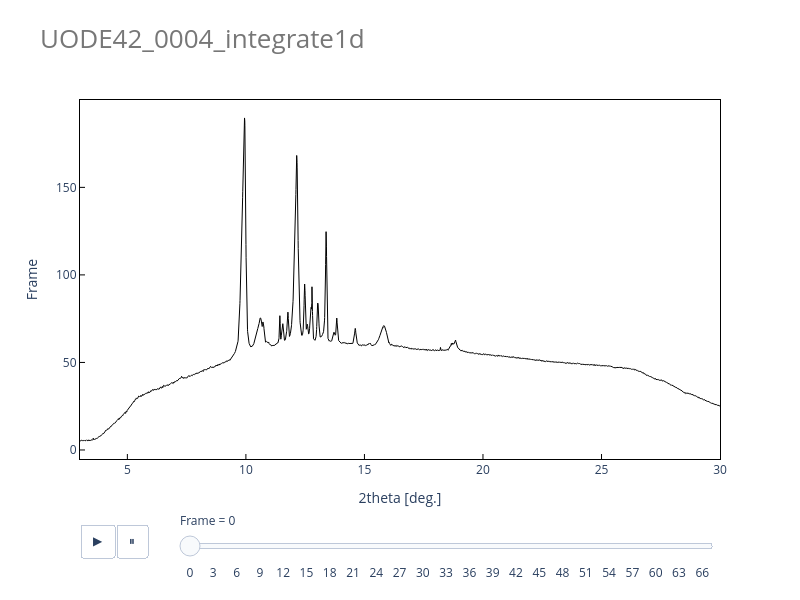

The code cell stored with this chart in its notebook:
### Markdown cell above
結果を確認する

### Code cell
# ファイルを読み込んで、plotlyで出力する
def get_data(hdf: Union[str, list[str]],
             ) -> tuple[np.ndarray, np.ndarray]:
    
    print("="*70)
    print("hdf:")
    print(json.dumps(hdf) if type(hdf) == list else hdf)
    print("="*70)

    # データ読み込み
    ity = []
    if type(hdf) == str:
        with h5py.File(hdf, mode = "r") as f:
            tth = np.array(f["rad"][()]) # type: ignore
            for i in range(len(list(f["integrated"].keys()))): # type: ignore
                ity.append(f["integrated/frame = {}".format(i)][()]) # type: ignore
    elif type(hdf) == list:
        for file in hdf:
            with h5py.File(file, mode = "r") as f:
                tth = np.array(f["rad"][()]) # type: ignore
                for i in range(len(list(f["integrated"].keys()))): # type: ignore
                    ity.append(f["integrated/frame = {}".format(i)][()]) # type: ignore
            print(os.path.basename(file) + ": {} frames".format(len(ity)))
    ity = np.vstack(ity)

    # figure作成
    if True:

        # インスタント化
        fig = go.Figure()

        # 一枚目作成
        raw_anim = go.Scatter(
            x = tth,
            y = ity[0],
            mode = "lines",
            line = dict(
                color = "#000000",
                width = 1,
            )
        )
        fig.add_trace(raw_anim)

        # アニメーションフレームを作成
        frame_list = [
            go.Frame(
                data = [
                    go.Scatter(
                        y = ity[k]
                    )
                ],
                name = str(k),
            ) for k in range(ity.shape[0])
        ]
        fig.frames = frame_list

        # フレーム変更用のボタンとスライダー
        updatemenus_frame = dict(
            type='buttons',
            direction = 'left', # 横並びの場合 'left', 縦並びの場合 'down'
            showactive=False,
            active = -1,
            y=0,
            x=0,
            xanchor='left',
            yanchor='top',
            pad=dict(t=65, r=0),
            buttons=[
                dict(
                    label='▶︎',
                    method='animate',
                    args=[
                        None,
                        dict(
                            frame=dict(
                                duration=200,
                                redraw=True
                            ),
                            fromcurrent=True,
                            mode='immediate',
                            transition=dict(duration=0)
                        )
                    ]
                ),
                dict(
                    label='⏸',
                    method='animate',
                    args=[
                        [None],
                        dict(
                            frame=dict(
                                duration=0,
                                redraw=False
                            ),
                            mode='immediate',
                            transition=dict(duration=0)
                        )
                    ]
                )
            ],
            visible = True
        )
        slider = dict(
            steps=[dict(
                method='animate',
                args=[
                    [str(k)],
                    dict(
                        mode='immediate',
                        frame=dict(
                            duration=0,
                            redraw=True
                            ),
                        transition=dict(
                            duration=0
                        )
                    )
                ],
                label=str(k),
            ) for k in range(ity.shape[0])],
            ticklen = 0,
            minorticklen = 0,
            active=0,
            y=0,
            x=0, # スライダーの開始位置
            len=1, # スライダーの長さ
            xanchor='left',
            yanchor='top',
            pad=dict(
                b=10,
                t=50,
                l=100
            ),
            currentvalue=dict(
                prefix='Frame = ',
                visible=True,
                xanchor='left'
            ),
            visible = True,
        )

        fig.update_layout(
            title = dict(
                text = os.path.splitext(os.path.basename(hdf))[0] if type(hdf) == str else None,
                font = dict(
                    size = 26,
                    color = "#777777"
                ),
                x = 0.05,
                y = 0.95,
                xanchor = "left",
                yanchor = "top",
            ),
            xaxis = {
                'title': "2theta [deg.]",
                "linecolor": "#000000",
                "linewidth": 1,
                'ticks': "inside",
                "tickcolor": "#000000",
                "tickwidth": 1,
                "ticklen": 5,
                'mirror': True,
            },
            yaxis = {
                'title': "Frame",
                "linecolor": "#000000",
                "linewidth": 1,
                'ticks': "inside",
                "tickcolor": "#000000",
                "tickwidth": 1,
                "ticklen": 5,
                'mirror': True,
            },
            plot_bgcolor = '#ffffff',
            updatemenus = [
                updatemenus_frame,
            ],
            sliders = [slider],
            showlegend = False,
            legend = dict(
                bordercolor = "#000000",
                orientation = "h",
                yanchor = "bottom",
                y = 1,
                bgcolor = "rgba(255,255,255,0)",
                xanchor = "center",
                x = 0.5
            ),
            width = 800,
            height = 600,
        )

        fig.show()

    return (tth, ity)
tth, ity = get_data(hdf_1d)
del get_data

### Figure 1 — Plotly figure (JSON) as saved in the notebook; plotly's stock layout.template omitted (floating-point values rounded to 4 significant figures; data arrays with more than 128 entries replaced by an {"elided": "..."} marker saying what was removed)
{"data": [{"line": {"color": "#000000", "width": 1}, "mode": "lines", "type": "scatter", "x": {"elided": "5400 float values"}, "y": {"elided": "5400 float values"}}], "layout": {"height": 600, "legend": {"bgcolor": "rgba(255,255,255,0)", "bordercolor": "#000000", "orientation": "h", "x": 0.5, "xanchor": "center", "y": 1, "yanchor": "bottom"}, "plot_bgcolor": "#ffffff", "showlegend": false, "sliders": [{"active": 0, "currentvalue": {"prefix": "Frame = ", "visible": true, "xanchor": "left"}, "len": 1, "minorticklen": 0, "pad": {"b": 10, "l": 100, "t": 50}, "steps": [{"args": [["0"], {"frame": {"duration": 0, "redraw": true}, "mode": "immediate", "transition": {"duration": 0}}], "label": "0", "method": "animate"}, {"args": [["1"], {"frame": {"duration": 0, "redraw": true}, "mode": "immediate", "transition": {"duration": 0}}], "label": "1", "method": "animate"}, {"args": [["2"], {"frame": {"duration": 0, "redraw": true}, "mode": "immediate", "transition": {"duration": 0}}], "label": "2", "method": "animate"}, {"args": [["3"], {"frame": {"duration": 0, "redraw": true}, "mode": "immediate", "transition": {"duration": 0}}], "label": "3", "method": "animate"}, {"args": [["4"], {"frame": {"duration": 0, "redraw": true}, "mode": "immediate", "transition": {"duration": 0}}], "label": "4", "method": "animate"}, {"args": [["5"], {"frame": {"duration": 0, "redraw": true}, "mode": "immediate", "transition": {"duration": 0}}], "label": "5", "method": "animate"}, {"args": [["6"], {"frame": {"duration": 0, "redraw": true}, "mode": "immediate", "transition": {"duration": 0}}], "label": "6", "method": "animate"}, {"args": [["7"], {"frame": {"duration": 0, "redraw": true}, "mode": "immediate", "transition": {"duration": 0}}], "label": "7", "method": "animate"}, {"args": [["8"], {"frame": {"duration": 0, "redraw": true}, "mode": "immediate", "transition": {"duration": 0}}], "label": "8", "method": "animate"}, {"args": [["9"], {"frame": {"duration": 0, "redraw": true}, "mode": "immediate", "transition": {"duration": 0}}], "label": "9", "method": "animate"}, {"args": [["10"], {"frame": {"duration": 0, "redraw": true}, "mode": "immediate", "transition": {"duration": 0}}], "label": "10", "method": "animate"}, {"args": [["11"], {"frame": {"duration": 0, "redraw": true}, "mode": "immediate", "transition": {"duration": 0}}], "label": "11", "method": "animate"}, {"args": [["12"], {"frame": {"duration": 0, "redraw": true}, "mode": "immediate", "transition": {"duration": 0}}], "label": "12", "method": "animate"}, {"args": [["13"], {"frame": {"duration": 0, "redraw": true}, "mode": "immediate", "transition": {"duration": 0}}], "label": "13", "method": "animate"}, {"args": [["14"], {"frame": {"duration": 0, "redraw": true}, "mode": "immediate", "transition": {"duration": 0}}], "label": "14", "method": "animate"}, {"args": [["15"], {"frame": {"duration": 0, "redraw": true}, "mode": "immediate", "transition": {"duration": 0}}], "label": "15", "method": "animate"}, {"args": [["16"], {"frame": {"duration": 0, "redraw": true}, "mode": "immediate", "transition": {"duration": 0}}], "label": "16", "method": "animate"}, {"args": [["17"], {"frame": {"duration": 0, "redraw": true}, "mode": "immediate", "transition": {"duration": 0}}], "label": "17", "method": "animate"}, {"args": [["18"], {"frame": {"duration": 0, "redraw": true}, "mode": "immediate", "transition": {"duration": 0}}], "label": "18", "method": "animate"}, {"args": [["19"], {"frame": {"duration": 0, "redraw": true}, "mode": "immediate", "transition": {"duration": 0}}], "label": "19", "method": "animate"}, {"args": [["20"], {"frame": {"duration": 0, "redraw": true}, "mode": "immediate", "transition": {"duration": 0}}], "label": "20", "method": "animate"}, {"args": [["21"], {"frame": {"duration": 0, "redraw": true}, "mode": "immediate", "transition": {"duration": 0}}], "label": "21", "method": "animate"}, {"args": [["22"], {"frame": {"duration": 0, "redraw": true}, "mode": "immediate", "transition": {"duration": 0}}], "label": "22", "method": "animate"}, {"args": [["23"], {"frame": {"duration": 0, "redraw": true}, "mode": "immediate", "transition": {"duration": 0}}], "label": "23", "method": "animate"}, {"args": [["24"], {"frame": {"duration": 0, "redraw": true}, "mode": "immediate", "transition": {"duration": 0}}], "label": "24", "method": "animate"}, {"args": [["25"], {"frame": {"duration": 0, "redraw": true}, "mode": "immediate", "transition": {"duration": 0}}], "label": "25", "method": "animate"}, {"args": [["26"], {"frame": {"duration": 0, "redraw": true}, "mode": "immediate", "transition": {"duration": 0}}], "label": "26", "method": "animate"}, {"args": [["27"], {"frame": {"duration": 0, "redraw": true}, "mode": "immediate", "transition": {"duration": 0}}], "label": "27", "method": "animate"}, {"args": [["28"], {"frame": {"duration": 0, "redraw": true}, "mode": "immediate", "transition": {"duration": 0}}], "label": "28", "method": "animate"}, {"args": [["29"], {"frame": {"duration": 0, "redraw": true}, "mode": "immediate", "transition": {"duration": 0}}], "label": "29", "method": "animate"}, {"args": [["30"], {"frame": {"duration": 0, "redraw": true}, "mode": "immediate", "transition": {"duration": 0}}], "label": "30", "method": "animate"}, {"args": [["31"], {"frame": {"duration": 0, "redraw": true}, "mode": "immediate", "transition": {"duration": 0}}], "label": "31", "method": "animate"}, {"args": [["32"], {"frame": {"duration": 0, "redraw": true}, "mode": "immediate", "transition": {"duration": 0}}], "label": "32", "method": "animate"}, {"args": [["33"], {"frame": {"duration": 0, "redraw": true}, "mode": "immediate", "transition": {"duration": 0}}], "label": "33", "method": "animate"}, {"args": [["34"], {"frame": {"duration": 0, "redraw": true}, "mode": "immediate", "transition": {"duration": 0}}], "label": "34", "method": "animate"}, {"args": [["35"], {"frame": {"duration": 0, "redraw": true}, "mode": "immediate", "transition": {"duration": 0}}], "label": "35", "method": "animate"}, {"args": [["36"], {"frame": {"duration": 0, "redraw": true}, "mode": "immediate", "transition": {"duration": 0}}], "label": "36", "method": "animate"}, {"args": [["37"], {"frame": {"duration": 0, "redraw": true}, "mode": "immediate", "transition": {"duration": 0}}], "label": "37", "method": "animate"}, {"args": [["38"], {"frame": {"duration": 0, "redraw": true}, "mode": "immediate", "transition": {"duration": 0}}], "label": "38", "method": "animate"}, {"args": [["39"], {"frame": {"duration": 0, "redraw": true}, "mode": "immediate", "transition": {"duration": 0}}], "label": "39", "method": "animate"}, {"args": [["40"], {"frame": {"duration": 0, "redraw": true}, "mode": "immediate", "transition": {"duration": 0}}], "label": "40", "method": "animate"}, {"args": [["41"], {"frame": {"duration": 0, "redraw": true}, "mode": "immediate", "transition": {"duration": 0}}], "label": "41", "method": "animate"}, {"args": [["42"], {"frame": {"duration": 0, "redraw": true}, "mode": "immediate", "transition": {"duration": 0}}], "label": "42", "method": "animate"}, {"args": [["43"], {"frame": {"duration": 0, "redraw": true}, "mode": "immediate", "transition": {"duration": 0}}], "label": "43", "method": "animate"}, {"args": [["44"], {"frame": {"duration": 0, "redraw": true}, "mode": "immediate", "transition": {"duration": 0}}], "label": "44", "method": "animate"}, {"args": [["45"], {"frame": {"duration": 0, "redraw": true}, "mode": "immediate", "transition": {"duration": 0}}], "label": "45", "method": "animate"}, {"args": [["46"], {"frame": {"duration": 0, "redraw": true}, "mode": "immediate", "transition": {"duration": 0}}], "label": "46", "method": "animate"}, {"args": [["47"], {"frame": {"duration": 0, "redraw": true}, "mode": "immediate", "transition": {"duration": 0}}], "label": "47", "method": "animate"}, {"args": [["48"], {"frame": {"duration": 0, "redraw": true}, "mode": "immediate", "transition": {"duration": 0}}], "label": "48", "method": "animate"}, {"args": [["49"], {"frame": {"duration": 0, "redraw": true}, "mode": "immediate", "transition": {"duration": 0}}], "label": "49", "method": "animate"}, {"args": [["50"], {"frame": {"duration": 0, "redraw": true}, "mode": "immediate", "transition": {"duration": 0}}], "label": "50", "method": "animate"}, {"args": [["51"], {"frame": {"duration": 0, "redraw": true}, "mode": "immediate", "transition": {"duration": 0}}], "label": "51", "method": "animate"}, {"args": [["52"], {"frame": {"duration": 0, "redraw": true}, "mode": "immediate", "transition": {"duration": 0}}], "label": "52", "method": "animate"}, {"args": [["53"], {"frame": {"duration": 0, "redraw": true}, "mode": "immediate", "transition": {"duration": 0}}], "label": "53", "method": "animate"}, {"args": [["54"], {"frame": {"duration": 0, "redraw": true}, "mode": "immediate", "transition": {"duration": 0}}], "label": "54", "method": "animate"}, {"args": [["55"], {"frame": {"duration": 0, "redraw": true}, "mode": "immediate", "transition": {"duration": 0}}], "label": "55", "method": "animate"}, {"args": [["56"], {"frame": {"duration": 0, "redraw": true}, "mode": "immediate", "transition": {"duration": 0}}], "label": "56", "method": "animate"}, {"args": [["57"], {"frame": {"duration": 0, "redraw": true}, "mode": "immediate", "transition": {"duration": 0}}], "label": "57", "method": "animate"}, {"args": [["58"], {"frame": {"duration": 0, "redraw": true}, "mode": "immediate", "transition": {"duration": 0}}], "label": "58", "method": "animate"}, {"args": [["59"], {"frame": {"duration": 0, "redraw": true}, "mode": "immediate", "transition": {"duration": 0}}], "label": "59", "method": "animate"}, {"args": [["60"], {"frame": {"duration": 0, "redraw": true}, "mode": "immediate", "transition": {"duration": 0}}], "label": "60", "method": "animate"}, {"args": [["61"], {"frame": {"duration": 0, "redraw": true}, "mode": "immediate", "transition": {"duration": 0}}], "label": "61", "method": "animate"}, {"args": [["62"], {"frame": {"duration": 0, "redraw": true}, "mode": "immediate", "transition": {"duration": 0}}], "label": "62", "method": "animate"}, {"args": [["63"], {"frame": {"duration": 0, "redraw": true}, "mode": "immediate", "transition": {"duration": 0}}], "label": "63", "method": "animate"}, {"args": [["64"], {"frame": {"duration": 0, "redraw": true}, "mode": "immediate", "transition": {"duration": 0}}], "label": "64", "method": "animate"}, {"args": [["65"], {"frame": {"duration": 0, "redraw": true}, "mode": "immediate", "transition": {"duration": 0}}], "label": "65", "method": "animate"}, {"args": [["66"], {"frame": {"duration": 0, "redraw": true}, "mode": "immediate", "transition": {"duration": 0}}], "label": "66", "method": "animate"}, {"args": [["67"], {"frame": {"duration": 0, "redraw": true}, "mode": "immediate", "transition": {"duration": 0}}], "label": "67", "method": "animate"}], "ticklen": 0, "visible": true, "x": 0, "xanchor": "left", "y": 0, "yanchor": "top"}], "title": {"font": {"color": "#777777", "size": 26}, "text": "UODE42_0004_integrate1d", "x": 0.05, "xanchor": "left", "y": 0.95, "yanchor": "top"}, "updatemenus": [{"active": -1, "buttons": [{"args": [null, {"frame": {"duration": 200, "redraw": true}, "fromcurrent": true, "mode": "immediate", "transition": {"duration": 0}}], "label": "▶︎", "method": "animate"}, {"args": [[null], {"frame": {"duration": 0, "redraw": false}, "mode": "immediate", "transition": {"duration": 0}}], "label": "⏸", "method": "animate"}], "direction": "left", "pad": {"r": 0, "t": 65}, "showactive": false, "type": "buttons", "visible": true, "x": 0, "xanchor": "left", "y": 0, "yanchor": "top"}], "width": 800, "xaxis": {"linecolor": "#000000", "linewidth": 1, "mirror": true, "tickcolor": "#000000", "ticklen": 5, "ticks": "inside", "tickwidth": 1, "title": {"text": "2theta [deg.]"}}, "yaxis": {"linecolor": "#000000", "linewidth": 1, "mirror": true, "tickcolor": "#000000", "ticklen": 5, "ticks": "inside", "tickwidth": 1, "title": {"text": "Frame"}}}}
